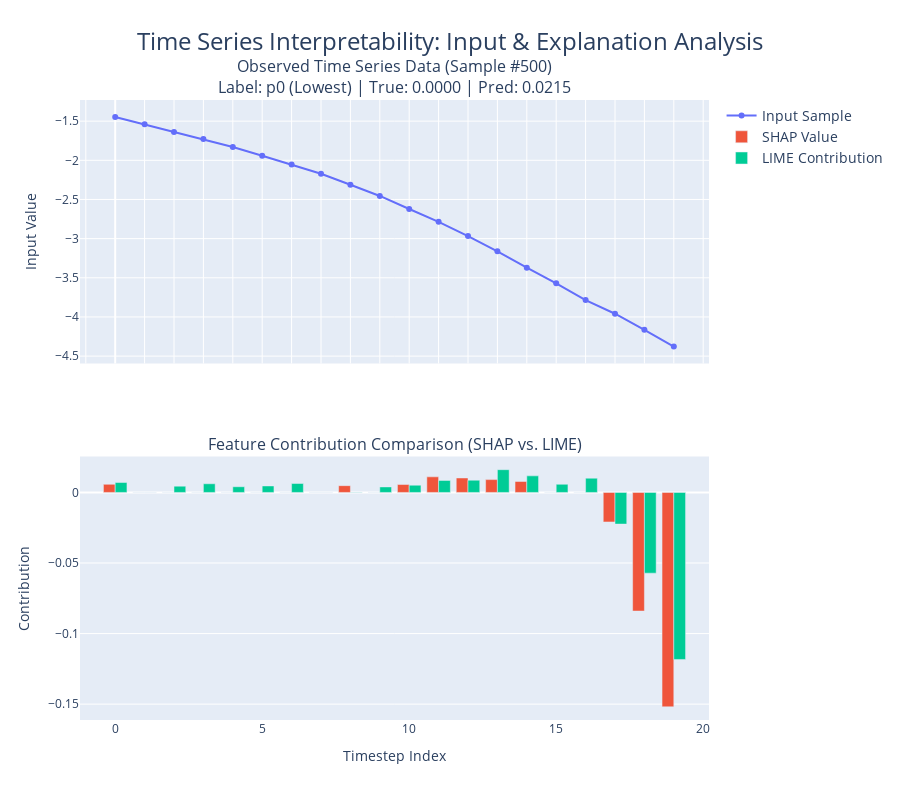

The cell this chart's notebook holds for it:
### Markdown cell above
This subsection will explore how the explanations change for different percentiles of the target variable. We will use the SHAP and LIME libraries to explain the predictions of a regression model.

### Code cell
# ===============================================
# Looking at how SHAP and LIME values compare for samples for different values of the target variable
# ===============================================
# The purpose of this section is to show how the predictions change for samples with different target values.
# We will pick samples at different percentiles of the target variable, then compare SHAP and LIME explanations.

y_pred_lstm = lstm_model.predict(X_test_flat.reshape(-1, 20, 1), verbose=False).flatten()

# =======================================
# 1) Pick Interesting Samples (Percentiles)
# =======================================
sorted_indices = np.argsort(y_test_reg) 
n_samples = len(y_test_reg)

p0_index   = sorted_indices[0]
p25_index  = sorted_indices[int(0.25 * n_samples)]
p50_index  = sorted_indices[int(0.50 * n_samples)]
p75_index  = sorted_indices[int(0.75 * n_samples)]
p100_index = sorted_indices[-1]

percentile_indices = {
    "p0 (Lowest)": p0_index,
    "p25": p25_index,
    "p50": p50_index,
    "p75": p75_index,
    "p100 (Highest)": p100_index
}

print("Percentile sample indices based on true values:")
for label, idx in percentile_indices.items():
    print(f"{label}: index {idx}, "
          f"prediction {y_test_reg[idx]:.4f}, "
          f"true {y_pred_lstm[idx]:.4f}")


# =======================================
# 2) Generate Combined Plots using the explain_and_plot_shap_lime function.
# =======================================
for label, idx in percentile_indices.items():
    sample_2d = X_test_flat[idx]  # shape: (n_timesteps,)
    true_val  = y_test_reg[idx]
    pred_val  = y_pred_lstm[idx]
    
    explain_and_plot_shap_lime(
        sample_2d=sample_2d,
        sample_index=idx,
        label=label,
        y_true=true_val,
        y_pred=pred_val
    )

### Figure 1 — Plotly figure (JSON) as saved in the notebook; plotly's stock layout.template omitted (floating-point values rounded to 4 significant figures)
{"data": [{"mode": "lines+markers", "name": "Input Sample", "type": "scatter", "x": [0, 1, 2, 3, 4, 5, 6, 7, 8, 9, 10, 11, 12, 13, 14, 15, 16, 17, 18, 19], "xaxis": "x", "y": [-1.446, -1.541, -1.64, -1.729, -1.83, -1.941, -2.054, -2.172, -2.312, -2.455, -2.622, -2.785, -2.967, -3.163, -3.371, -3.57, -3.785, -3.959, -4.164, -4.378], "yaxis": "y"}, {"name": "SHAP Value", "type": "bar", "x": [0, 1, 2, 3, 4, 5, 6, 7, 8, 9, 10, 11, 12, 13, 14, 15, 16, 17, 18, 19], "xaxis": "x2", "y": [0.005742, 0, 0, 0, 0, 0, 0, 0, 0.004789, 0, 0.0056, 0.01105, 0.01023, 0.009084, 0.007767, 0, 0, -0.02092, -0.08405, -0.1519], "yaxis": "y2"}, {"name": "LIME Contribution", "type": "bar", "x": [0, 1, 2, 3, 4, 5, 6, 7, 8, 9, 10, 11, 12, 13, 14, 15, 16, 17, 18, 19], "xaxis": "x2", "y": [0.007017, -0.0001046, 0.004448, 0.006127, 0.00403, 0.004592, 0.006301, -0.0001121, -0.0002088, 0.003908, 0.005127, 0.008493, 0.008658, 0.01612, 0.01173, 0.005764, 0.01009, -0.02243, -0.0572, -0.1183], "yaxis": "y2"}], "layout": {"annotations": [{"font": {"size": 16}, "showarrow": false, "text": "Observed Time Series Data (Sample #500)<br>Label: p0 (Lowest) | True: 0.0000 | Pred: 0.0215", "x": 0.5, "xanchor": "center", "xref": "paper", "y": 1, "yanchor": "bottom", "yref": "paper"}, {"font": {"size": 16}, "showarrow": false, "text": "Feature Contribution Comparison (SHAP vs. LIME)", "x": 0.5, "xanchor": "center", "xref": "paper", "y": 0.425, "yanchor": "bottom", "yref": "paper"}], "barmode": "group", "height": 800, "legend": {"font": {"size": 14}, "orientation": "v", "x": 1.02, "y": 1}, "title": {"font": {"size": 24}, "text": "Time Series Interpretability: Input & Explanation Analysis", "x": 0.5, "xanchor": "center"}, "xaxis": {"anchor": "y", "domain": [0, 1], "dtick": 1, "matches": "x2", "showticklabels": false, "tickmode": "linear"}, "xaxis2": {"anchor": "y2", "domain": [0, 1], "title": {"text": "Timestep Index"}}, "yaxis": {"anchor": "x", "domain": [0.575, 1], "title": {"text": "Input Value"}}, "yaxis2": {"anchor": "x2", "domain": [0, 0.425], "title": {"text": "Contribution"}}}}
